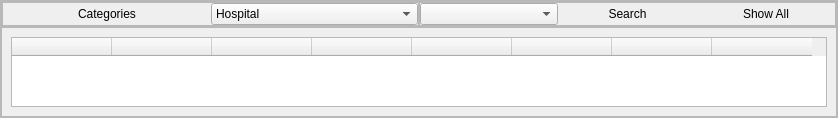
                  <widget class="QFrame" name="frame_119">
                   <property name="sizePolicy">
                    <sizepolicy hsizetype="Expanding" vsizetype="Preferred">
                     <horstretch>0</horstretch>
                     <verstretch>0</verstretch>
                    </sizepolicy>
                   </property>
                   <property name="frameShape">
                    <enum>QFrame::StyledPanel</enum>
                   </property>
                   <property name="frameShadow">
                    <enum>QFrame::Sunken</enum>
                   </property>
                   <layout class="QVBoxLayout" name="verticalLayout_89">
                    <property name="spacing">
                     <number>0</number>
                    </property>
                    <property name="leftMargin">
                     <number>0</number>
                    </property>
                    <property name="topMargin">
                     <number>0</number>
                    </property>
                    <property name="rightMargin">
                     <number>0</number>
                    </property>
                    <property name="bottomMargin">
                     <number>0</number>
                    </property>
                    <item alignment="Qt::AlignTop">
                     <widget class="QFrame" name="frame_120">
                      <property name="frameShape">
                       <enum>QFrame::StyledPanel</enum>
                      </property>
                      <property name="frameShadow">
                       <enum>QFrame::Raised</enum>
                      </property>
                      <layout class="QHBoxLayout" name="horizontalLayout_38">
                       <property name="spacing">
                        <number>0</number>
                       </property>
                       <property name="leftMargin">
                        <number>0</number>
                       </property>
                       <property name="topMargin">
                        <number>0</number>
                       </property>
                       <property name="rightMargin">
                        <number>0</number>
                       </property>
                       <property name="bottomMargin">
                        <number>0</number>
                       </property>
                       <item>
                        <widget class="QFrame" name="frame_121">
                         <property name="frameShape">
                          <enum>QFrame::StyledPanel</enum>
                         </property>
                         <property name="frameShadow">
                          <enum>QFrame::Raised</enum>
                         </property>
                         <layout class="QHBoxLayout" name="horizontalLayout_39">
                          <property name="spacing">
                           <number>0</number>
                          </property>
                          <property name="leftMargin">
                           <number>0</number>
                          </property>
                          <property name="topMargin">
                           <number>0</number>
                          </property>
                          <property name="rightMargin">
                           <number>0</number>
                          </property>
                          <property name="bottomMargin">
                           <number>0</number>
                          </property>
                          <item>
                           <widget class="QLabel" name="label_58">
                            <property name="styleSheet">
                             <string notr="true">font: 16pt &quot;Century Gothic&quot;;</string>
                            </property>
                            <property name="text">
                             <string>Categories</string>
                            </property>
                            <property name="alignment">
                             <set>Qt::AlignCenter</set>
                            </property>
                           </widget>
                          </item>
                          <item>
                           <widget class="QComboBox" name="wholesaler_sort1_combo">
                            <property name="cursor">
                             <cursorShape>PointingHandCursor</cursorShape>
                            </property>
                            <property name="styleSheet">
                             <string notr="true">font: 10pt &quot;Century Gothic&quot;;
</string>
                            </property>
                            <item>
                             <property name="text">
                              <string>Hospital</string>
                             </property>
                            </item>
                           </widget>
                          </item>
                         </layout>
                        </widget>
                       </item>
                       <item>
                        <widget class="QFrame" name="frame_122">
                         <property name="frameShape">
                          <enum>QFrame::StyledPanel</enum>
                         </property>
                         <property name="frameShadow">
                          <enum>QFrame::Raised</enum>
                         </property>
                         <layout class="QHBoxLayout" name="horizontalLayout_40">
                          <property name="spacing">
                           <number>0</number>
                          </property>
                          <property name="leftMargin">
                           <number>0</number>
                          </property>
                          <property name="topMargin">
                           <number>0</number>
                          </property>
                          <property name="rightMargin">
                           <number>0</number>
                          </property>
                          <property name="bottomMargin">
                           <number>0</number>
                          </property>
                          <item>
                           <widget class="QComboBox" name="wholesaler_sort2_combo">
                            <property name="cursor">
                             <cursorShape>PointingHandCursor</cursorShape>
                            </property>
                            <property name="styleSheet">
                             <string notr="true">font: 10pt &quot;Century Gothic&quot;;
</string>
                            </property>
                           </widget>
                          </item>
                          <item>
                           <widget class="QPushButton" name="wholesaler_search">
                            <property name="cursor">
                             <cursorShape>PointingHandCursor</cursorShape>
                            </property>
                            <property name="styleSheet">
                             <string notr="true">font: 12pt &quot;Century Gothic&quot;;</string>
                            </property>
                            <property name="text">
                             <string>Search</string>
                            </property>
                            <property name="flat">
                             <bool>true</bool>
                            </property>
                           </widget>
                          </item>
                          <item>
                           <widget class="QPushButton" name="wholesaler_show_all_btn">
                            <property name="cursor">
                             <cursorShape>PointingHandCursor</cursorShape>
                            </property>
                            <property name="styleSheet">
                             <string notr="true">font: 12pt &quot;Century Gothic&quot;;</string>
                            </property>
                            <property name="text">
                             <string>Show All</string>
                            </property>
                            <property name="flat">
                             <bool>true</bool>
                            </property>
                           </widget>
                          </item>
                         </layout>
                        </widget>
                       </item>
                      </layout>
                     </widget>
                    </item>
                    <item>
                     <widget class="QFrame" name="frame_123">
                      <property name="sizePolicy">
                       <sizepolicy hsizetype="Preferred" vsizetype="Expanding">
                        <horstretch>0</horstretch>
                        <verstretch>0</verstretch>
                       </sizepolicy>
                      </property>
                      <property name="frameShape">
                       <enum>QFrame::StyledPanel</enum>
                      </property>
                      <property name="frameShadow">
                       <enum>QFrame::Sunken</enum>
                      </property>
                      <layout class="QHBoxLayout" name="horizontalLayout_49">
                       <item>
                        <widget class="QTableWidget" name="tableWidget_3">
                         <property name="styleSheet">
                          <string notr="true">font: 10pt &quot;Century Gothic&quot;;

</string>
                         </property>
                         <property name="sizeAdjustPolicy">
                          <enum>QAbstractScrollArea::AdjustToContents</enum>
                         </property>
                         <property name="sortingEnabled">
                          <bool>false</bool>
                         </property>
                         <column>
                          <property name="text">
                           <string/>
                          </property>
                         </column>
                         <column>
                          <property name="text">
                           <string/>
                          </property>
                         </column>
                         <column>
                          <property name="text">
                           <string/>
                          </property>
                         </column>
                         <column>
                          <property name="text">
                           <string/>
                          </property>
                         </column>
                         <column>
                          <property name="text">
                           <string/>
                          </property>
                         </column>
                         <column>
                          <property name="text">
                           <string/>
                          </property>
                         </column>
                         <column>
                          <property name="text">
                           <string/>
                          </property>
                         </column>
                         <column>
                          <property name="text">
                           <string/>
                          </property>
                         </column>
                        </widget>
                       </item>
                      </layout>
                     </widget>
                    </item>
                   </layout>
                  </widget>
